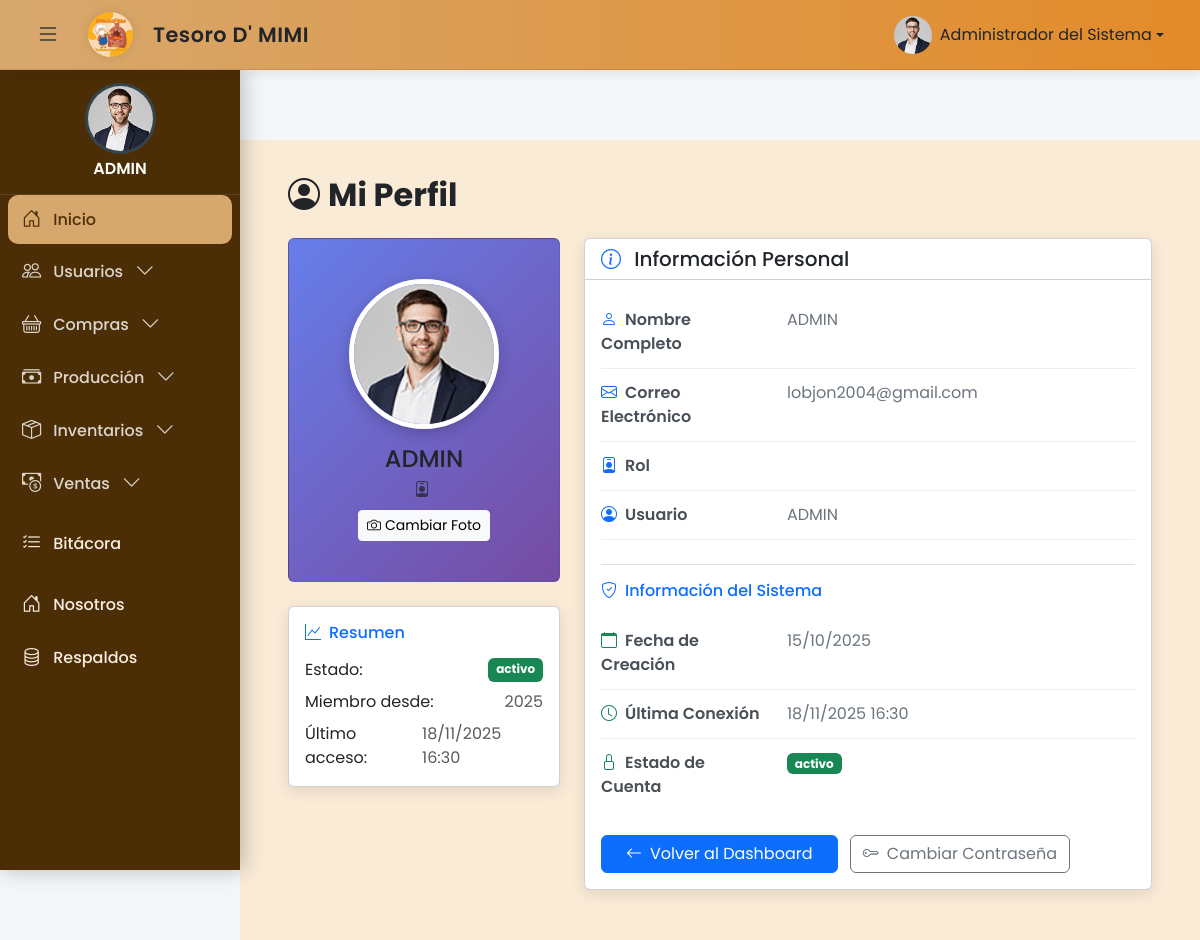
Screenshot of /public/perfil (signed in) with the database file from the repository.
### tables this page shows
CREATE TABLE `tbl_ms_usuarios` (
  `ID_USUARIO` int(11) NOT NULL AUTO_INCREMENT,
  `NUMERO_IDENTIDAD` varchar(20) DEFAULT NULL,
  `USUARIO` varchar(15) NOT NULL,
  `NOMBRE_USUARIO` varchar(100) NOT NULL,
  `ESTADO_USUARIO` varchar(100) DEFAULT 'Activo',
  `CONTRASENA` varchar(100) NOT NULL,
  `ID_ROL` int(11) NOT NULL,
  `FECHA_CREACION` datetime DEFAULT current_timestamp(),
  `CREADO_POR` varchar(50) DEFAULT NULL,
  `FECHA_MODIFICACION` datetime DEFAULT NULL,
  `MODIFICADO_POR` varchar(50) DEFAULT NULL,
  `FECHA_ULTIMA_CONEXION` datetime DEFAULT NULL,
  `PRIMER_INGRESO` int(11) DEFAULT 0,
  `FECHA_VENCIMIENTO` date DEFAULT NULL,
  `CORREO_ELECTRONICO` varchar(50) DEFAULT NULL,
  `RESETEO_CONTRASENA` tinyint(1) DEFAULT 0,
  `INTENTOS_INVALIDOS` int(11) DEFAULT 0,
  `HABILITAR_2FA` tinyint(1) DEFAULT 0,
  `FOTO_PERFIL` varchar(255) DEFAULT 'perfil.jpg',
  PRIMARY KEY (`ID_USUARIO`),
  UNIQUE KEY `USUARIO` (`USUARIO`),
  KEY `TBL_MS_USUARIOS_IBFK_1` (`ID_ROL`),
  CONSTRAINT `TBL_MS_USUARIOS_IBFK_1` FOREIGN KEY (`ID_ROL`) REFERENCES `tbl_ms_roles` (`ID_ROL`)
);

### src/config/SessionHelper.php (called while the page is built, shortened)
<?php
class SessionHelper {
    public static function getUserPhoto() {
        return $_SESSION['foto_perfil'] ?? 'perfil.jpg';
    }
}

### src/models/userModel.php (called while the page is built, shortened)
<?php
class userModel {
public static function obtenerPerfilUsuarioDirecto($idUsuario) {
    try {
        $con = connectionDB::getConnection();
        $sql = "SELECT
                    U.ID_USUARIO,
                    U.USUARIO,
                    U.NOMBRE_USUARIO,
                    U.CORREO_ELECTRONICO,
                    COALESCE(R.ROL, 'Sin rol asignado') AS ROL,
                    U.ESTADO_USUARIO,
                    U.FECHA_CREACION,
                    U.FECHA_ULTIMA_CONEXION,
                    COALESCE(U.FOTO_PERFIL, 'perfil.jpg') AS FOTO_PERFIL,
                    U.PRIMER_INGRESO,
                    U.FECHA_VENCIMIENTO,
                    U.HABILITAR_2FA,
                    U.ID_ROL
                FROM TBL_MS_USUARIOS U
                LEFT JOIN TBL_MS_ROLES R ON U.ID_ROL = R.ID_ROL
                WHERE U.ID_USUARIO = :id_usuario";
        $query = $con->prepare($sql);
        $query->execute(['id_usuario' => $idUsuario]);
        $result = $query->fetch(PDO::FETCH_ASSOC);
        if ($result) {
            return [
                'success' => true,
                'data' => $result
            ];
        } else {
            return [
                'success' => false,
                'message' => 'Usuario no encontrado'
            ];
        }
    } catch (\PDOException $e) {
        error_log("Error en obtenerPerfilUsuarioDirecto: " . $e->getMessage());
        return [
            'success' => false,
            'message' => 'Error del servidor al obtener perfil'
        ];
    }
}
}

### src/Views/perfil.php (the view, shortened to what this page needs)
<?php
$idUsuario = SessionHelper::getUserId();
$perfilData = null;
if ($idUsuario) {
    $result = userModel::obtenerPerfilUsuarioDirecto($idUsuario);
    if ($result['success']) {
        $perfilData = $result['data'];
    }
}
$email = htmlspecialchars($perfilData['CORREO_ELECTRONICO'], ENT_QUOTES, 'UTF-8');
$usuario_login = htmlspecialchars($perfilData['USUARIO'], ENT_QUOTES, 'UTF-8');
$estado = htmlspecialchars($perfilData['ESTADO_USUARIO'], ENT_QUOTES, 'UTF-8');
$fechaCreacion = date('d/m/Y', strtotime($perfilData['FECHA_CREACION']));
$fechaUltimaConexion = $perfilData['FECHA_ULTIMA_CONEXION'] ?
    date('d/m/Y H:i', strtotime($perfilData['FECHA_ULTIMA_CONEXION'])) : 'Nunca';
?>
<!DOCTYPE html>
<html lang="es">
<head>
  <link href="https://cdn.jsdelivr.net/npm/bootstrap@5.3.3/dist/css/bootstrap.min.css" rel="stylesheet">
  <link href="https://cdn.jsdelivr.net/npm/bootstrap-icons@1.11.3/font/bootstrap-icons.css" rel="stylesheet">
</head>
<body>
  <?php include 'partials/header.php'; ?>
  <?php include 'partials/sidebar.php'; ?>
  <main id="main" class="main" style="margin-left: 240px; padding: 20px; margin-top: 70px;">
    <div class="container-fluid">
      <div class="row">
        <div class="col-12">
          <div class="p-3">
            <h2 class="fw-bold text-dark mb-4">
              <i class="bi bi-person-circle me-2"></i>Mi Perfil
            </h2>
            <div class="row">
              <div class="col-md-4 mb-4">
                <div class="card profile-card p-4 text-center">
                  <div class="card-body">
                    <img src="<?= $rutaFinal ?>"
                         class="profile-img rounded-circle mb-3"
                         alt="Foto de perfil"
                         onerror="this.src='/sistema/src/Views/assets/img/perfil.jpg'">
                    <h4 class="mb-1"><?= $nombre ?></h4>
                    <p class="mb-2 opacity-75">
                      <i class="bi bi-person-badge me-1"></i><?= $rol ?>
                    </p>
                    <button class="btn btn-light btn-sm"
                            data-bs-toggle="modal"
                            data-bs-target="#modalFotoPerfil">
                      <i class="bi bi-camera me-1"></i>Cambiar Foto
                    </button>
                  </div>
                </div>
                <div class="card info-card mt-4">
                  <div class="card-body">
                    <h6 class="card-title text-primary mb-3">
                      <i class="bi bi-graph-up me-2"></i>Resumen
                    </h6>
                    <div class="d-flex justify-content-between mb-2">
                      <span>Estado:</span>
                      <?php
                      $badgeClass = 'bg-success';
                      ?>
                      <span class="badge <?= $badgeClass ?> badge-estado"><?= $estado ?></span>
                    </div>
                    <div class="d-flex justify-content-between mb-2">
                      <span>Miembro desde:</span>
                      <span class="text-muted"><?= date('Y', strtotime($perfilData['FECHA_CREACION'])) ?></span>
                    </div>
                    <div class="d-flex justify-content-between">
                      <span>Último acceso:</span>
                      <span class="text-muted"><?= $fechaUltimaConexion ?></span>
                    </div>
                  </div>
                </div>
              </div>
              <div class="col-md-8">
                <div class="card info-card">
                  <div class="card-header bg-transparent">
                    <h5 class="card-title mb-0">
                      <i class="bi bi-info-circle me-2 text-primary"></i>
                      Información Personal
                    </h5>
                  </div>
                  <div class="card-body">
                    <div class="info-item">
                      <div class="row">
                        <div class="col-sm-4">
                          <span class="info-label">
                            <i class="bi bi-person me-2 text-primary"></i>Nombre Completo
                          </span>
                        </div>
                        <div class="col-sm-8">
                          <span class="info-value"><?= $nombre ?></span>
                        </div>
                      </div>
                    </div>
                    <div class="info-item">
                      <div class="row">
                        <div class="col-sm-4">
                          <span class="info-label">
                            <i class="bi bi-envelope me-2 text-primary"></i>Correo Electrónico
                          </span>
                        </div>
                        <div class="col-sm-8">
                          <span class="info-value"><?= $email ?></span>
                        </div>
                      </div>
                    </div>
                    <div class="info-item">
                      <div class="row">
                        <div class="col-sm-4">
                          <span class="info-label">
                            <i class="bi bi-person-badge me-2 text-primary"></i>Rol
                          </span>
                        </div>
                        <div class="col-sm-8">
                        </div>
                      </div>
                    </div>
                    <div class="info-item">
                      <div class="row">
                        <div class="col-sm-4">
                          <span class="info-label">
                            <i class="bi bi-person-circle me-2 text-primary"></i>Usuario
                          </span>
                        </div>
                        <div class="col-sm-8">
                          <span class="info-value"><?= $usuario_login ?></span>
                        </div>
                      </div>
                    </div>
                    <div class="mt-4 pt-3 border-top">
                      <h6 class="text-primary mb-3">
                        <i class="bi bi-shield-check me-2"></i>Información del Sistema
                      </h6>
                      <div class="info-item">
                        <div class="row">
                          <div class="col-sm-4">
                            <span class="info-label">
                              <i class="bi bi-calendar me-2 text-success"></i>Fecha de Creación
                            </span>
                          </div>
                          <div class="col-sm-8">
                            <span class="info-value"><?= $fechaCreacion ?></span>
                          </div>
                        </div>
                      </div>
                      <div class="info-item">
                        <div class="row">
                          <div class="col-sm-4">
                            <span class="info-label">
                              <i class="bi bi-clock me-2 text-success"></i>Última Conexión
                            </span>
                          </div>
                          <div class="col-sm-8">
                            <span class="info-value"><?= $fechaUltimaConexion ?></span>
                          </div>
                        </div>
                      </div>
                      <div class="info-item">
                        <div class="row">
                          <div class="col-sm-4">
                            <span class="info-label">
                              <i class="bi bi-lock me-2 text-success"></i>Estado de Cuenta
                            </span>
                          </div>
                          <div class="col-sm-8">
                            <span class="badge <?= $badgeClass ?> badge-estado"><?= $estado ?></span>
                          </div>
                        </div>
                      </div>
                    </div>
                    <div class="mt-4">
                      <a href="/sistema/public/inicio" class="btn btn-primary px-4">
                        <i class="bi bi-arrow-left me-2"></i>Volver al Dashboard
                      </a>
                      <a href="/sistema/public/cambiar-password" class="btn btn-outline-secondary ms-2">
                        <i class="bi bi-key me-2"></i>Cambiar Contraseña
                      </a>
                    </div>
                  </div>
                </div>
              </div>
            </div>
          </div>
        </div>
      </div>
    </div>
  </main>
</body>
</html>

### rows the page displays
tbl_ms_usuarios: ESTADO_USUARIO "activo", FECHA_CREACION "2025", FECHA_ULTIMA_CONEXION "18/11/2025 16:30", CORREO_ELECTRONICO "lobjon2004@gmail.com", USUARIO "ADMIN", FECHA_CREACION "15/10/2025"

### other values shown
$nombre "Administrador del Sistema"
$nombre "ADMIN"
